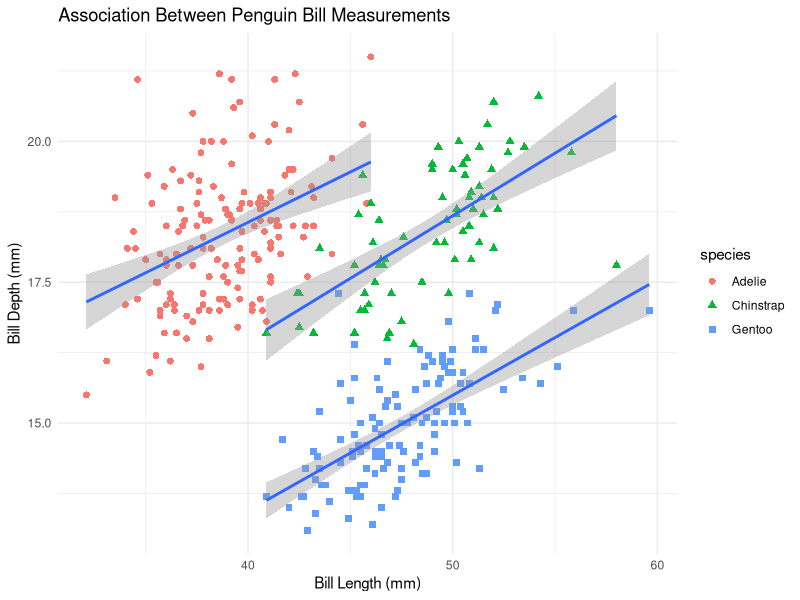
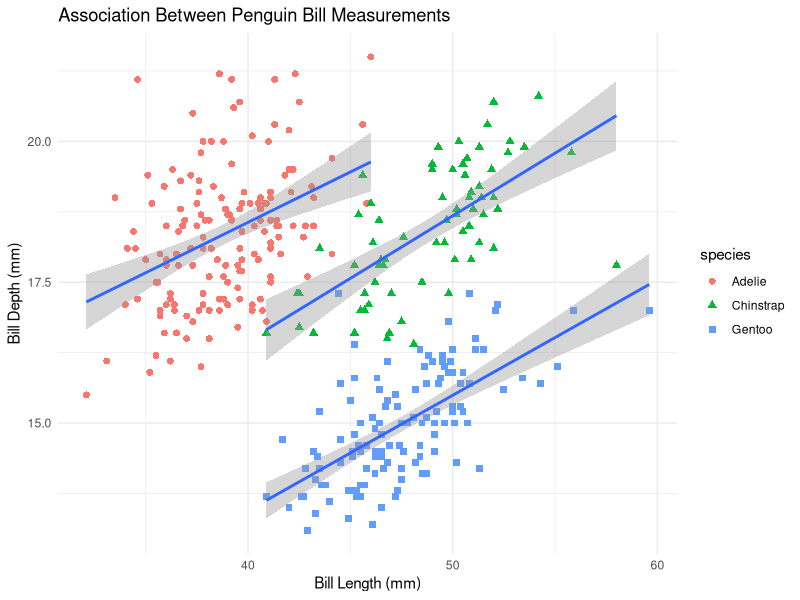

Reproduce these figures in R, in order.
# Need ggplot2
library(ggplot2)
library(palmerpenguins)
library(ggthemes)

penguin_gg <- ggplot(data = penguins, aes(x = bill_length_mm, y = bill_depth_mm)) +
  geom_point(aes(color = species, shape = species), size = 2) +
  labs(x = "Bill Length (mm)", y = "Bill Depth (mm)",
       title = "Association Between Penguin Bill Measurements") +
  geom_smooth(aes(group = species), method = "lm") +
  theme_minimal()
penguin_gg

ggsave("penguin_plot.jpg", penguin_gg, dpi = 600, units = "in", width = 4, 
       height = 7)
